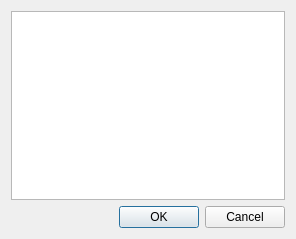
<?xml version="1.0" encoding="UTF-8"?>
<ui version="4.0">
 <class>ImportDialog</class>
 <widget class="QDialog" name="ImportDialog">
  <property name="geometry">
   <rect>
    <x>0</x>
    <y>0</y>
    <width>296</width>
    <height>239</height>
   </rect>
  </property>
  <property name="windowTitle">
   <string>Import collected Data</string>
  </property>
  <layout class="QVBoxLayout" name="verticalLayout">
   <item>
    <widget class="QListWidget" name="availableDataList"/>
   </item>
   <item>
    <layout class="QHBoxLayout" name="horizontalLayout">
     <item>
      <widget class="QDialogButtonBox" name="buttonBox">
       <property name="orientation">
        <enum>Qt::Horizontal</enum>
       </property>
       <property name="standardButtons">
        <set>QDialogButtonBox::Cancel|QDialogButtonBox::Ok</set>
       </property>
      </widget>
     </item>
    </layout>
   </item>
  </layout>
 </widget>
 <resources/>
 <connections>
  <connection>
   <sender>buttonBox</sender>
   <signal>accepted()</signal>
   <receiver>ImportDialog</receiver>
   <slot>accept()</slot>
   <hints>
    <hint type="sourcelabel">
     <x>248</x>
     <y>254</y>
    </hint>
    <hint type="destinationlabel">
     <x>157</x>
     <y>274</y>
    </hint>
   </hints>
  </connection>
  <connection>
   <sender>buttonBox</sender>
   <signal>rejected()</signal>
   <receiver>ImportDialog</receiver>
   <slot>reject()</slot>
   <hints>
    <hint type="sourcelabel">
     <x>316</x>
     <y>260</y>
    </hint>
    <hint type="destinationlabel">
     <x>286</x>
     <y>274</y>
    </hint>
   </hints>
  </connection>
 </connections>
</ui>
